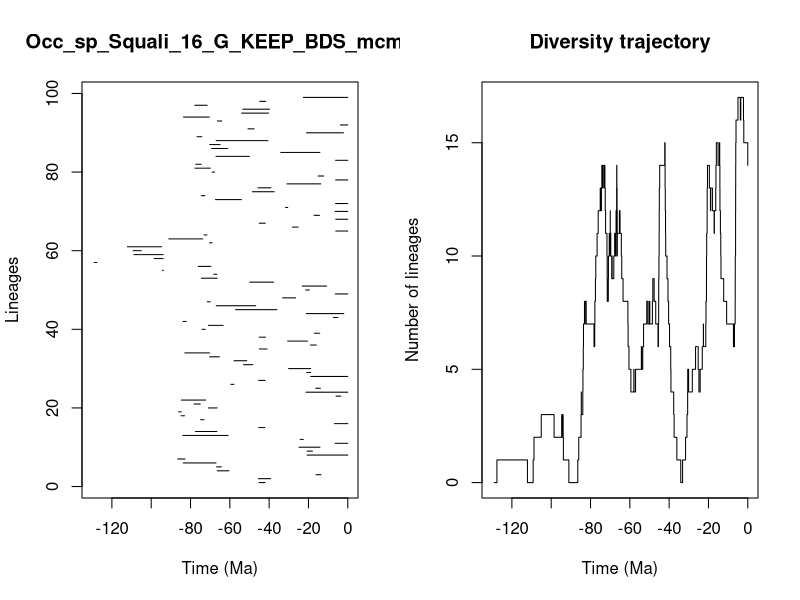

The R script that drew this image:


pdf(file='../Results/Species/5_MA_bins_EXT_EP/pyrate_mcmc_logs/Occ_sp_Squali_16_G_KEEP_BDS_mcmc_LTT.pdf',width=0.6*20, height=0.6*10)
title = "Occ_sp_Squali_16_G_KEEP_BDS_mcmc"
ts=c(45.201318717896214, 45.44843943824442,16.189434357431942,66.40412517828308,66.71971423521842,83.67206020612538,86.47911560805579,20.68183639872536,20.6410689827731,24.853985587496844,6.388867813015125,24.209793442382576,83.9188202005072,77.49529003143203,45.304074826077354,6.7706808306985184,74.88032689934688,84.81118357456148,85.9824268467457,70.88260265325917,78.22995027434872,84.6650222003733,5.9818200781823965,21.260703652892982,16.285690479815994,59.46281936845232,45.3285146359416,18.856286843633217,20.90376681598729,30.102184738443345,53.01625295938247,57.861103103722876,70.27669676358344,82.89724666616465,44.99512621018157,18.994193034998364,30.584634689747027,45.09420880041328,16.998954142420704,74.1709933018585,70.94085439882416,83.8612976000011,7.289152040180851,21.024204417017852,57.08835145863006,66.90912874102919,71.49443685994628,33.16391440432847,6.364472662642872,21.375188044127718,23.158793445304983,49.83027605643583,74.4544993137877,68.15057710641254,94.28466252128267,76.09628692524115,129.0018044284305,98.54175375603494,108.74700692382162,109.17975447018486,112.08847277845187,70.38676660538434,91.02103828223116,73.14420279005348,6.106867906467298,28.220534686923546,45.05615585418077,6.140834617903464,17.143411263142024,6.422717764996049,31.644192020098856,6.197575643970837,67.29054078641599,74.44976578540349,48.523251912116734,45.665340561511535,30.928280090447387,6.167488962747973,15.110021223322615,68.99780918269498,77.78411503446291,77.32272147101914,6.205892954529901,67.03324724739765,34.093909970809385,69.21951753379899,70.22821832181572,66.97188240017766,76.65106587856337,20.995430564242433,50.76678773361029,3.7976639262322185,66.34918714045605,83.57611964560732,54.00566266085,53.42229205797211,77.86022493162616,44.813144868462025,22.548022928107823)
te=c(42.06511450663671, 39.195291986162175,13.628163974867002,60.43640800515551,64.32926654604441,67.00714437221897,82.79109121810212,0.0,17.984818060138977,14.1557085830784,0.0,22.597866800425898,60.87197814696546,66.59849540291789,42.24275123568784,0.0,73.12365853886139,83.07444224780143,84.69234166208297,66.49170982378179,75.06339732913985,72.32793856882871,3.5640378389120384,0.0,13.922020774338499,57.9658278088733,42.05923078091034,0.0,18.93118371328955,18.849346247865167,48.30749608468864,51.37565348115938,65.31575695832403,70.32254209782552,41.089387483982186,15.989520347683573,20.503003207432545,41.84157734235681,14.267825889888826,72.50996010908315,63.44482795187326,82.20709239978875,4.991116390014812,2.030597989981487,36.0893615491993,46.82426683126886,69.97633847028868,26.56783889182889,0.0,19.543695978839065,10.756750216513538,37.68869824344123,66.4233014443792,66.66891191708888,93.80667196078572,69.69309732421242,127.61058501764217,93.95100217288315,93.93165248809605,105.05888750953473,94.66511186612799,69.0393675726583,73.77747128610416,71.63711309068108,0.0,25.225349602887,41.9653941751549,0.0,14.397855147418683,0.0,30.550559720937148,0.0,54.13764967526635,72.68464524165005,37.47055599568205,39.086640573821946,13.73811405731767,0.0,12.253500119451598,67.7208438979441,69.95372628689624,74.56847288255028,0.0,50.05008773711604,14.191606148509319,60.987160447804634,64.97607347026366,40.59694286361276,74.24880411208083,2.193999288763936,47.63830331963441,0.0,64.11065267071818,70.46967308764343,40.268556422868095,39.80366707450628,71.53175693762108,41.74708311259351,0.0)
div_traj=c(0, 1,0,1,2,3,2,3,2,3,2,1,0,1,2,3,4,3,4,5,6,7,8,7,8,7,6,7,8,9,10,11,12,13,12,13,12,13,14,13,14,13,14,13,12,11,10,9,8,9,10,11,10,11,10,11,12,11,10,9,10,9,10,11,10,11,12,11,12,13,14,13,12,11,10,11,12,11,10,9,8,7,6,5,4,5,4,5,6,5,6,7,8,7,8,7,8,9,8,7,6,7,8,9,10,11,12,13,14,15,14,13,12,11,10,9,8,7,6,5,4,3,2,1,0,1,2,3,4,5,4,5,6,5,4,5,6,7,6,7,8,9,10,11,12,13,14,13,12,13,12,13,12,11,12,13,14,15,14,15,14,13,12,11,10,9,8,7,6,7,8,9,10,11,12,13,14,15,16,17,16,17,16,15,14)
time_events=c(129.0018044284305, 127.61058501764217,112.08847277845187,109.17975447018486,108.74700692382162,105.05888750953473,98.54175375603494,94.66511186612799,94.28466252128267,93.95100217288315,93.93165248809605,93.80667196078572,91.02103828223116,86.47911560805579,85.9824268467457,84.81118357456148,84.69234166208297,84.6650222003733,83.9188202005072,83.8612976000011,83.67206020612538,83.57611964560732,83.07444224780143,82.89724666616465,82.79109121810212,82.20709239978875,78.22995027434872,77.86022493162616,77.78411503446291,77.49529003143203,77.32272147101914,76.65106587856337,76.09628692524115,75.06339732913985,74.88032689934688,74.56847288255028,74.4544993137877,74.44976578540349,74.24880411208083,74.1709933018585,73.77747128610416,73.14420279005348,73.12365853886139,72.68464524165005,72.50996010908315,72.32793856882871,71.63711309068108,71.53175693762108,71.49443685994628,70.94085439882416,70.88260265325917,70.46967308764343,70.38676660538434,70.32254209782552,70.27669676358344,70.22821832181572,69.97633847028868,69.95372628689624,69.69309732421242,69.21951753379899,69.0393675726583,68.99780918269498,68.15057710641254,67.7208438979441,67.29054078641599,67.03324724739765,67.00714437221897,66.97188240017766,66.90912874102919,66.71971423521842,66.66891191708888,66.59849540291789,66.49170982378179,66.4233014443792,66.40412517828308,66.34918714045605,65.31575695832403,64.97607347026366,64.32926654604441,64.11065267071818,63.44482795187326,60.987160447804634,60.87197814696546,60.43640800515551,59.46281936845232,57.9658278088733,57.861103103722876,57.08835145863006,54.13764967526635,54.00566266085,53.42229205797211,53.01625295938247,51.37565348115938,50.76678773361029,50.05008773711604,49.83027605643583,48.523251912116734,48.30749608468864,47.63830331963441,46.82426683126886,45.665340561511535,45.44843943824442,45.3285146359416,45.304074826077354,45.201318717896214,45.09420880041328,45.05615585418077,44.99512621018157,44.813144868462025,42.24275123568784,42.06511450663671,42.05923078091034,41.9653941751549,41.84157734235681,41.74708311259351,41.089387483982186,40.59694286361276,40.268556422868095,39.80366707450628,39.195291986162175,39.086640573821946,37.68869824344123,37.47055599568205,36.0893615491993,34.093909970809385,33.16391440432847,31.644192020098856,30.928280090447387,30.584634689747027,30.550559720937148,30.102184738443345,28.220534686923546,26.56783889182889,25.225349602887,24.853985587496844,24.209793442382576,23.158793445304983,22.597866800425898,22.548022928107823,21.375188044127718,21.260703652892982,21.024204417017852,20.995430564242433,20.90376681598729,20.68183639872536,20.6410689827731,20.503003207432545,19.543695978839065,18.994193034998364,18.93118371328955,18.856286843633217,18.849346247865167,17.984818060138977,17.143411263142024,16.998954142420704,16.285690479815994,16.189434357431942,15.989520347683573,15.110021223322615,14.397855147418683,14.267825889888826,14.191606148509319,14.1557085830784,13.922020774338499,13.73811405731767,13.628163974867002,12.253500119451598,10.756750216513538,7.289152040180851,6.7706808306985184,6.422717764996049,6.388867813015125,6.364472662642872,6.205892954529901,6.197575643970837,6.167488962747973,6.140834617903464,6.106867906467298,5.9818200781823965,4.991116390014812,3.7976639262322185,3.5640378389120384,2.193999288763936,2.030597989981487,0.0)
                par(mfrow=c(1,2))
                L = length(ts)
                plot(ts, 1:L , xlim=c(-max(ts)-1,0), pch=20, type="n", main=title,xlab="Time (Ma)",ylab="Lineages")
                for (i in 1:L){segments(x0=-te[i],y0=i,x1=-ts[i],y1=i)}    
                t = -time_events
                plot(div_traj ~ t,type="s", main = "Diversity trajectory",xlab="Time (Ma)",ylab="Number of lineages",xlim=c(-max(ts)-1,0))
                abline(v=c(65,200,251,367,445),lty=2,col="gray")
                
